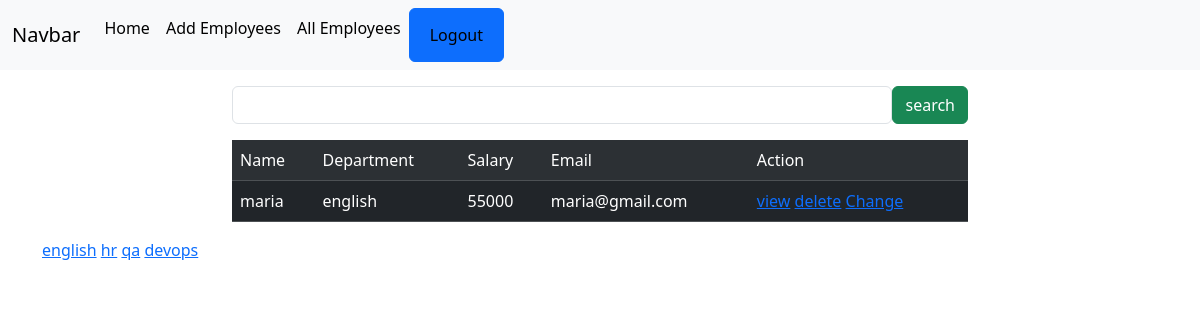
/employees/all/?department=english (signed in), run on the app's committed database.
### crm/models.py (models this page shows, shortened)
class Employes(models.Model):
    name=models.CharField(max_length=100)
    department=models.CharField(max_length=100)
    salary=models.PositiveIntegerField()
    email=models.EmailField(unique=True)
    age=models.PositiveIntegerField()
    contact=models.CharField(null=True,max_length=10)
    profile_pic=models.ImageField(upload_to="images",null=True,blank=True)
    dob=models.DateField(null=True,blank=True)

### crm/views.py (the view, shortened to what this page needs)
# urls.py: path('employees/all/',views.EmployeeListView.as_view(),name="emp-lst"),
@method_decorator(signin_required,name="dispatch")
class EmployeeListView(View):
    def get(self,request,*args,**kwargs):
        qs=Employes.objects.all()
        departments=Employes.objects.all().values_list("department",flat=True).distinct()
        print(departments)
        if "department" in request.GET:
            dept=request.GET.get("department")
            qs=qs.filter(department__iexact=dept)
        return render(request,"emp_lst.html",{"data":qs,"departments":departments})

### crm/views.py (called while the page is built)
def signin_required(fn):
    def wrapper(request,*args,**kwargs):
        if not request.user.is_authenticated:
            messages.error(request,"invalid session")
            return redirect("signin")
        else:
            return fn(request,*args,**kwargs)
    return wrapper

### crm/templates/emp_lst.html (shortened to what this page needs)
{%extends 'base.html'%}
{%block body_block%}
<div class="container mt-3">
    <div class="row">
        <div class="col-2"></div>
        <div class="col-8">
            <form action="" method="post">
                <div class="d-flex">
                    <input type="text" name="box" class="form-control">
                    <button type="submit" class="btn btn-success">search</button>
                </div>
            </form>
        </div>
        <div class="col-2"></div>
    </div>
</div>
<div class="container ">
    <div class="row">
        <div class="col-2"></div>
        <div class="col-8">
            <table class="table  table-dark table-striped mt-3">
                <tr>
                    <td>Name</td>
                    <td>Department</td>
                    <td>Salary</td>
                    <td>Email</td>
                    <td>Action</td>
                </tr>
                {%for emp in data%}
                    <tr>
                        <td>{{emp.name}}</td>
                        <td>{{emp.department}}</td>
                        <td>{{emp.salary}}</td>
                        <td>{{emp.email}}</td>
                        <td>
                            <a href="{%url 'emp-detail' emp.id%}">view</a>
                            <a href="{%url 'emp-delete' emp.id%}">delete</a>
                            <a href="{%url 'emp-update' emp.id%}">Change</a>
                        </td>
                    </tr>
                {%endfor%}
            </table>
        </div>
        <div class="col-2"></div>
    </div>
        <div>
            {%for dep in departments%}
                <a href="{%url 'emp-lst'%}>department={{dep}}">{{dep}}</a>
            {%endfor%}
        </div>
</div>
{%endblock%}

### data on the page
Employes: name "maria", department "english", salary "55000", email "maria@gmail.com"

### other printed values
{{ dep }} "english" "hr" "qa" "devops"
